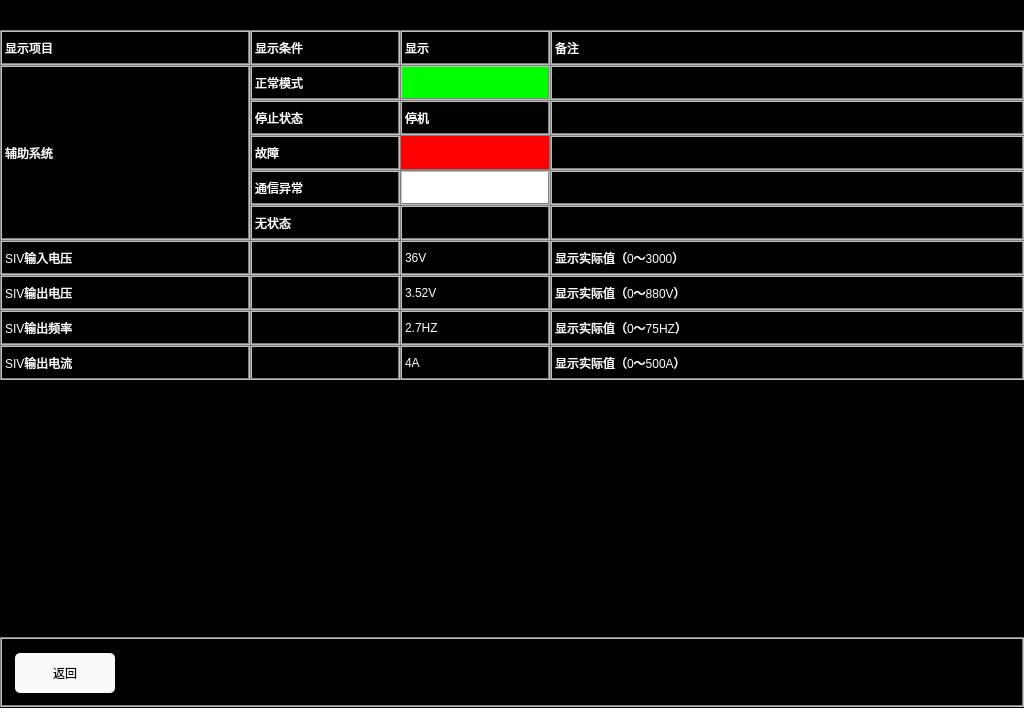
<?xml version="1.0" encoding="UTF-8"?>
<ui version="4.0">
 <class>AssistantHelpPage</class>
 <widget class="QWidget" name="AssistantHelpPage">
  <property name="geometry">
   <rect>
    <x>0</x>
    <y>0</y>
    <width>1024</width>
    <height>708</height>
   </rect>
  </property>
  <property name="windowTitle">
   <string>Form</string>
  </property>
  <property name="styleSheet">
   <string notr="true">QLabel
{
	color: white;
	border: 2px groove, gray;
    border-color: gray;
	font: 20px, &quot;SimHei&quot;;	
}

QWidget
{
	background-color: black;
}

QPushButton
{
	font: 20px, &quot;SimHei&quot;;
    color: black;
	background-color: rgb(250, 250, 250);
	border-radius: 5px;
}</string>
  </property>
  <widget class="QLabel" name="label_current2_2">
   <property name="geometry">
    <rect>
     <x>550</x>
     <y>170</y>
     <width>474</width>
     <height>35</height>
    </rect>
   </property>
   <property name="text">
    <string/>
   </property>
  </widget>
  <widget class="QLabel" name="label_current1_1">
   <property name="geometry">
    <rect>
     <x>400</x>
     <y>135</y>
     <width>150</width>
     <height>35</height>
    </rect>
   </property>
   <property name="styleSheet">
    <string notr="true">font: 15px; color: rgb(0,0,0); background-color: red; border: 1px solid gray;</string>
   </property>
   <property name="text">
    <string/>
   </property>
  </widget>
  <widget class="QLabel" name="label_breakLevel1_1">
   <property name="geometry">
    <rect>
     <x>400</x>
     <y>240</y>
     <width>150</width>
     <height>35</height>
    </rect>
   </property>
   <property name="styleSheet">
    <string notr="true"/>
   </property>
   <property name="text">
    <string>36V</string>
   </property>
  </widget>
  <widget class="QLabel" name="label_current_6">
   <property name="geometry">
    <rect>
     <x>0</x>
     <y>345</y>
     <width>250</width>
     <height>35</height>
    </rect>
   </property>
   <property name="text">
    <string>SIV输出电流</string>
   </property>
  </widget>
  <widget class="QLabel" name="label_current_2">
   <property name="geometry">
    <rect>
     <x>0</x>
     <y>30</y>
     <width>250</width>
     <height>35</height>
    </rect>
   </property>
   <property name="text">
    <string>显示项目</string>
   </property>
  </widget>
  <widget class="QLabel" name="label_voltage4_1">
   <property name="geometry">
    <rect>
     <x>400</x>
     <y>100</y>
     <width>150</width>
     <height>35</height>
    </rect>
   </property>
   <property name="styleSheet">
    <string notr="true"/>
   </property>
   <property name="text">
    <string>停机</string>
   </property>
  </widget>
  <widget class="QLabel" name="label_voltage3">
   <property name="geometry">
    <rect>
     <x>250</x>
     <y>65</y>
     <width>150</width>
     <height>35</height>
    </rect>
   </property>
   <property name="text">
    <string>正常模式</string>
   </property>
  </widget>
  <widget class="QLabel" name="label_breakLevel2">
   <property name="geometry">
    <rect>
     <x>250</x>
     <y>275</y>
     <width>150</width>
     <height>35</height>
    </rect>
   </property>
   <property name="text">
    <string/>
   </property>
  </widget>
  <widget class="QLabel" name="label_current_3">
   <property name="geometry">
    <rect>
     <x>0</x>
     <y>65</y>
     <width>250</width>
     <height>175</height>
    </rect>
   </property>
   <property name="text">
    <string>辅助系统</string>
   </property>
  </widget>
  <widget class="QLabel" name="label_breakLevel4_3">
   <property name="geometry">
    <rect>
     <x>550</x>
     <y>30</y>
     <width>474</width>
     <height>35</height>
    </rect>
   </property>
   <property name="text">
    <string>备注</string>
   </property>
  </widget>
  <widget class="QLabel" name="label_breakLevel4">
   <property name="geometry">
    <rect>
     <x>250</x>
     <y>345</y>
     <width>150</width>
     <height>35</height>
    </rect>
   </property>
   <property name="text">
    <string/>
   </property>
  </widget>
  <widget class="QLabel" name="label_voltage4_2">
   <property name="geometry">
    <rect>
     <x>550</x>
     <y>100</y>
     <width>474</width>
     <height>35</height>
    </rect>
   </property>
   <property name="text">
    <string/>
   </property>
  </widget>
  <widget class="QLabel" name="label_breakLevel1">
   <property name="geometry">
    <rect>
     <x>250</x>
     <y>240</y>
     <width>150</width>
     <height>35</height>
    </rect>
   </property>
   <property name="text">
    <string/>
   </property>
  </widget>
  <widget class="QLabel" name="label_current2_1">
   <property name="geometry">
    <rect>
     <x>400</x>
     <y>170</y>
     <width>150</width>
     <height>35</height>
    </rect>
   </property>
   <property name="styleSheet">
    <string notr="true">background-color: white;</string>
   </property>
   <property name="text">
    <string/>
   </property>
  </widget>
  <widget class="QLabel" name="label_breakLevel4_1">
   <property name="geometry">
    <rect>
     <x>400</x>
     <y>345</y>
     <width>150</width>
     <height>35</height>
    </rect>
   </property>
   <property name="styleSheet">
    <string notr="true"/>
   </property>
   <property name="text">
    <string>4A</string>
   </property>
  </widget>
  <widget class="QLabel" name="label_voltage3_1">
   <property name="geometry">
    <rect>
     <x>400</x>
     <y>65</y>
     <width>150</width>
     <height>35</height>
    </rect>
   </property>
   <property name="styleSheet">
    <string notr="true">background-color: rgb(0,255,0);</string>
   </property>
   <property name="text">
    <string/>
   </property>
  </widget>
  <widget class="QLabel" name="label_breakLevel2_2">
   <property name="geometry">
    <rect>
     <x>550</x>
     <y>275</y>
     <width>474</width>
     <height>35</height>
    </rect>
   </property>
   <property name="text">
    <string>显示实际值（0～880V）</string>
   </property>
  </widget>
  <widget class="QLabel" name="label_breakLevel3">
   <property name="geometry">
    <rect>
     <x>250</x>
     <y>310</y>
     <width>150</width>
     <height>35</height>
    </rect>
   </property>
   <property name="text">
    <string/>
   </property>
  </widget>
  <widget class="QLabel" name="label_breakLevel3_2">
   <property name="geometry">
    <rect>
     <x>550</x>
     <y>310</y>
     <width>474</width>
     <height>35</height>
    </rect>
   </property>
   <property name="text">
    <string>显示实际值（0～75HZ）</string>
   </property>
  </widget>
  <widget class="QLabel" name="label_voltage4">
   <property name="geometry">
    <rect>
     <x>250</x>
     <y>100</y>
     <width>150</width>
     <height>35</height>
    </rect>
   </property>
   <property name="text">
    <string>停止状态</string>
   </property>
  </widget>
  <widget class="QLabel" name="label_breakLevel2_1">
   <property name="geometry">
    <rect>
     <x>400</x>
     <y>275</y>
     <width>150</width>
     <height>35</height>
    </rect>
   </property>
   <property name="styleSheet">
    <string notr="true"/>
   </property>
   <property name="text">
    <string>3.52V</string>
   </property>
  </widget>
  <widget class="QLabel" name="label_current_5">
   <property name="geometry">
    <rect>
     <x>0</x>
     <y>310</y>
     <width>250</width>
     <height>35</height>
    </rect>
   </property>
   <property name="text">
    <string>SIV输出频率</string>
   </property>
  </widget>
  <widget class="QLabel" name="label_current2">
   <property name="geometry">
    <rect>
     <x>250</x>
     <y>170</y>
     <width>150</width>
     <height>35</height>
    </rect>
   </property>
   <property name="text">
    <string>通信异常</string>
   </property>
  </widget>
  <widget class="QLabel" name="label_current1">
   <property name="geometry">
    <rect>
     <x>250</x>
     <y>135</y>
     <width>150</width>
     <height>35</height>
    </rect>
   </property>
   <property name="text">
    <string>故障</string>
   </property>
  </widget>
  <widget class="QLabel" name="label_breakLevel4_5">
   <property name="geometry">
    <rect>
     <x>250</x>
     <y>30</y>
     <width>150</width>
     <height>35</height>
    </rect>
   </property>
   <property name="text">
    <string>显示条件</string>
   </property>
  </widget>
  <widget class="QLabel" name="label_current1_2">
   <property name="geometry">
    <rect>
     <x>550</x>
     <y>135</y>
     <width>474</width>
     <height>35</height>
    </rect>
   </property>
   <property name="text">
    <string/>
   </property>
  </widget>
  <widget class="QLabel" name="label_current_4">
   <property name="geometry">
    <rect>
     <x>0</x>
     <y>240</y>
     <width>250</width>
     <height>35</height>
    </rect>
   </property>
   <property name="text">
    <string>SIV输入电压</string>
   </property>
  </widget>
  <widget class="QLabel" name="label_breakLevel3_1">
   <property name="geometry">
    <rect>
     <x>400</x>
     <y>310</y>
     <width>150</width>
     <height>35</height>
    </rect>
   </property>
   <property name="styleSheet">
    <string notr="true"/>
   </property>
   <property name="text">
    <string>2.7HZ</string>
   </property>
  </widget>
  <widget class="QLabel" name="label_breakLevel4_2">
   <property name="geometry">
    <rect>
     <x>550</x>
     <y>345</y>
     <width>474</width>
     <height>35</height>
    </rect>
   </property>
   <property name="text">
    <string>显示实际值（0～500A）</string>
   </property>
  </widget>
  <widget class="QLabel" name="label_breakLevel1_2">
   <property name="geometry">
    <rect>
     <x>550</x>
     <y>240</y>
     <width>474</width>
     <height>35</height>
    </rect>
   </property>
   <property name="text">
    <string>显示实际值（0～3000）</string>
   </property>
  </widget>
  <widget class="QLabel" name="label_voltage3_2">
   <property name="geometry">
    <rect>
     <x>550</x>
     <y>65</y>
     <width>474</width>
     <height>35</height>
    </rect>
   </property>
   <property name="text">
    <string/>
   </property>
  </widget>
  <widget class="QLabel" name="label_breakLevel4_4">
   <property name="geometry">
    <rect>
     <x>400</x>
     <y>30</y>
     <width>150</width>
     <height>35</height>
    </rect>
   </property>
   <property name="styleSheet">
    <string notr="true"/>
   </property>
   <property name="text">
    <string>显示</string>
   </property>
  </widget>
  <widget class="QLabel" name="label_current_7">
   <property name="geometry">
    <rect>
     <x>0</x>
     <y>275</y>
     <width>250</width>
     <height>35</height>
    </rect>
   </property>
   <property name="text">
    <string>SIV输出电压</string>
   </property>
  </widget>
  <widget class="QLabel" name="NavigatorBackground">
   <property name="geometry">
    <rect>
     <x>0</x>
     <y>637</y>
     <width>1024</width>
     <height>70</height>
    </rect>
   </property>
   <property name="text">
    <string/>
   </property>
  </widget>
  <widget class="QPushButton" name="btn_back">
   <property name="geometry">
    <rect>
     <x>15</x>
     <y>653</y>
     <width>100</width>
     <height>40</height>
    </rect>
   </property>
   <property name="styleSheet">
    <string notr="true">font: 20px, &quot;SimHei&quot;;
color: black;
background-color: rgb(250, 250, 250);
border-radius: 5px;</string>
   </property>
   <property name="text">
    <string>返回</string>
   </property>
  </widget>
  <widget class="QLabel" name="label_current2_3">
   <property name="geometry">
    <rect>
     <x>550</x>
     <y>205</y>
     <width>474</width>
     <height>35</height>
    </rect>
   </property>
   <property name="text">
    <string/>
   </property>
  </widget>
  <widget class="QLabel" name="label_current2_4">
   <property name="geometry">
    <rect>
     <x>250</x>
     <y>205</y>
     <width>150</width>
     <height>35</height>
    </rect>
   </property>
   <property name="text">
    <string>无状态</string>
   </property>
  </widget>
  <widget class="QLabel" name="label_current2_5">
   <property name="geometry">
    <rect>
     <x>400</x>
     <y>205</y>
     <width>150</width>
     <height>35</height>
    </rect>
   </property>
   <property name="styleSheet">
    <string notr="true"/>
   </property>
   <property name="text">
    <string/>
   </property>
  </widget>
 </widget>
 <resources/>
 <connections/>
</ui>
